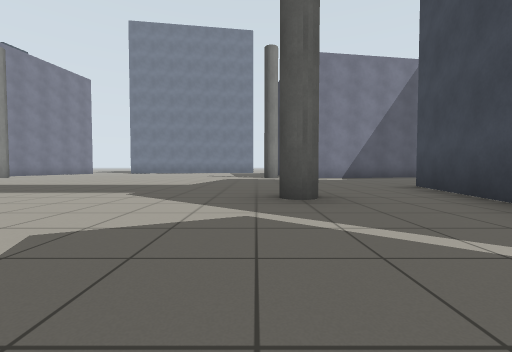
View 1 (above)

21 first-person views from a walk through a world built for the Gazebo simulator. The camera is 0.72 m above the floor, tilts 2° down and sees 90° across. The floor is counted in squares, 2 m on a side. Each view is taken from the middle of a square. On the plan, view 1 faces up. The plan holds only what a view shows up to about 9 squares ahead; the rest is blank. Robots are left out.

View 2
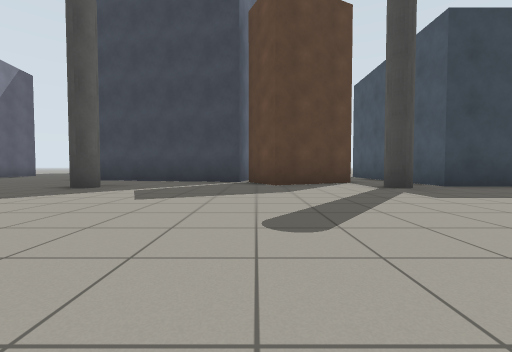

View 3
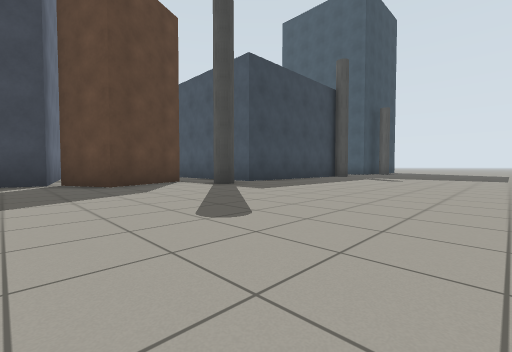

View 4
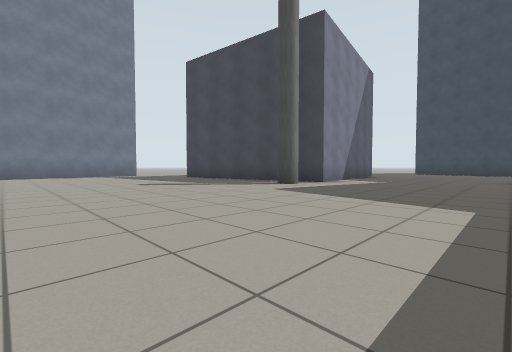

View 5
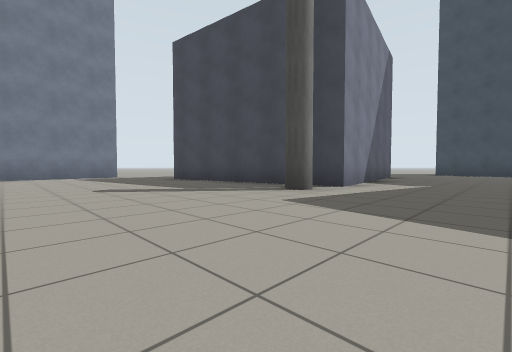

View 6
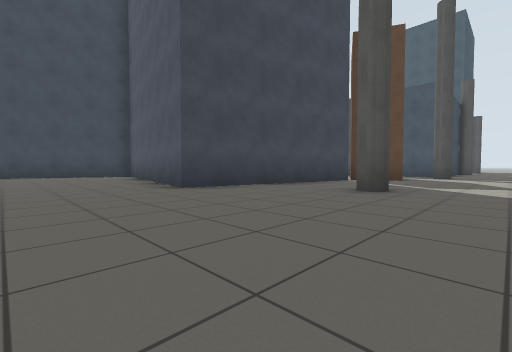

View 7
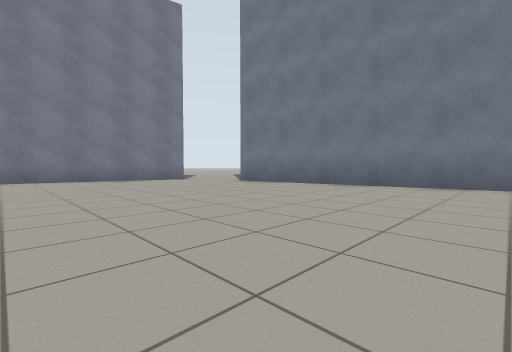

View 8
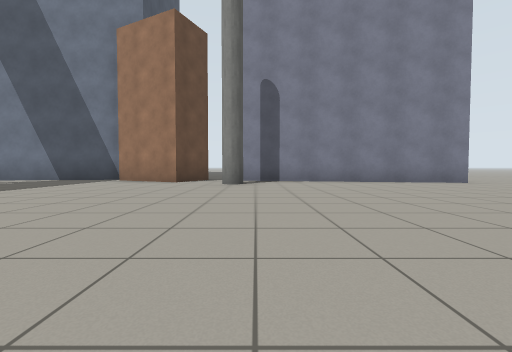

View 9
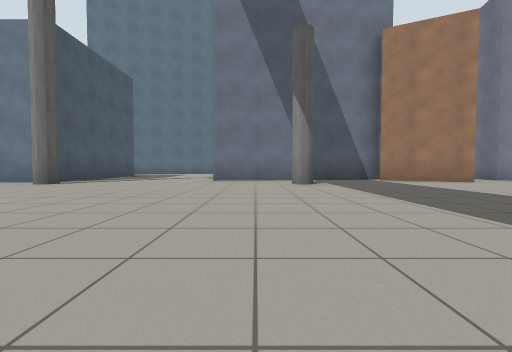

View 10
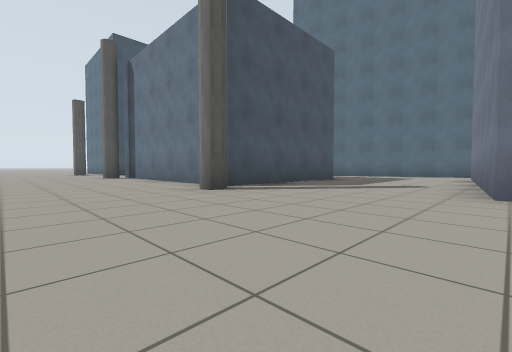

View 11
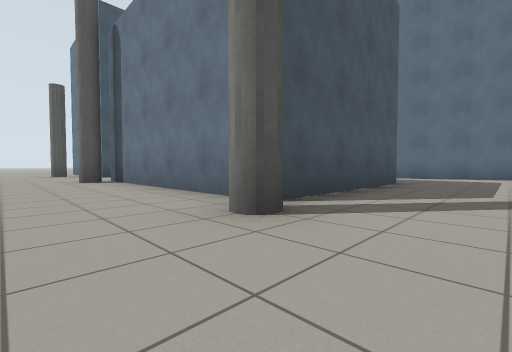

View 12
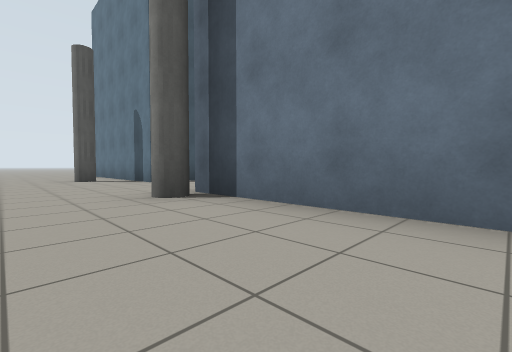

View 13
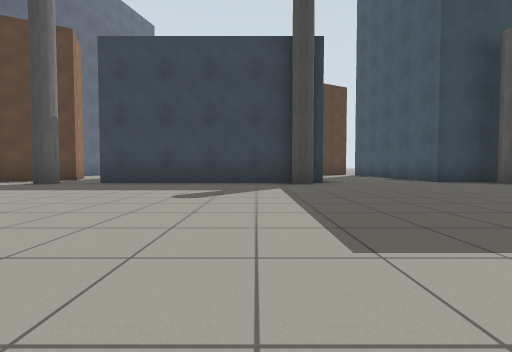

View 14
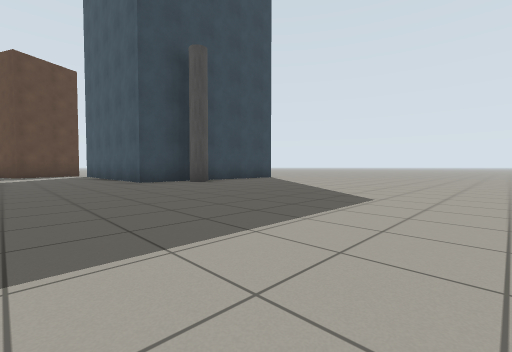

View 15
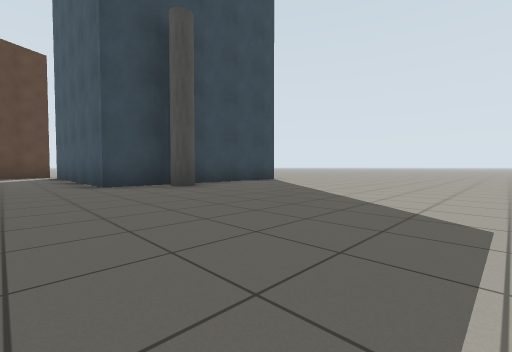

View 16
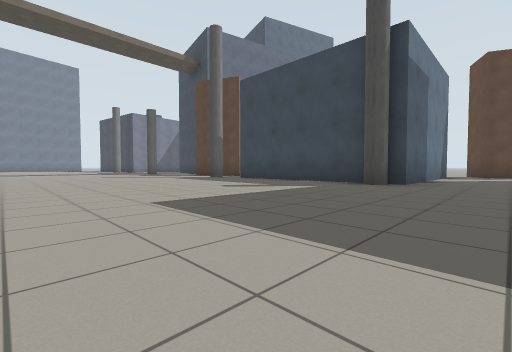

View 17
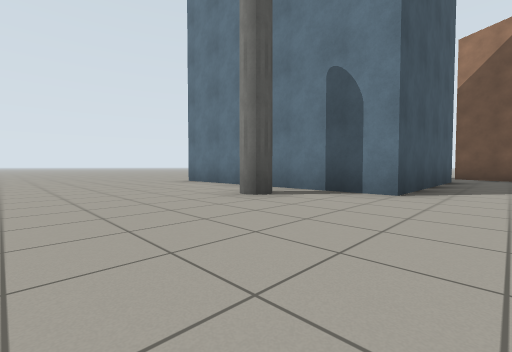

View 18
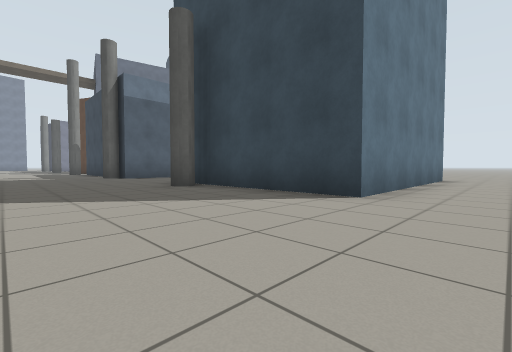

View 19
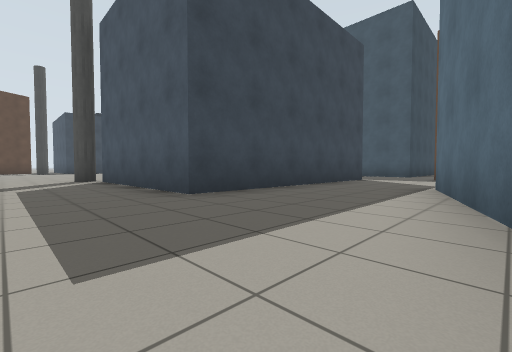

View 20
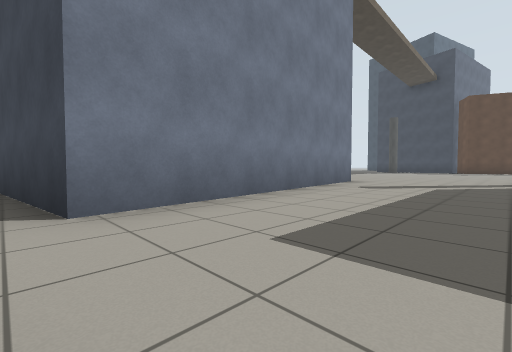

View 21
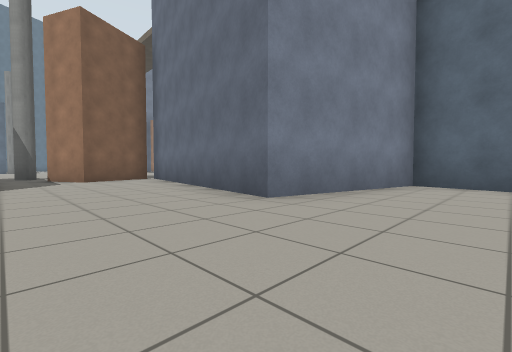

### Floor plan
Key: @ floor where view 1 was taken; . floor; P pillar; B building; R brown box.
Columns run from 17 left of view 1 to 10 right of it. Each row starts with its distance up from view 1.
 16       ...      BB
 15        ...BBBBB....
 14         ...........
 13         B.........B
 12         B.........B
 11        B..........B
 10        B..........B
  9       BBPP.......PPBBBBB.
  8       ..PP.......PP.......
  7        RR..................B
  6       RR...................B
  5      BB....................B
  4        B............BBBBB.B
  3  B     BP........P..B    BB
  2  B     B............B    B.B
  1  .BBBBBB...........B     B..
  0 B................@.RBBBBBB..
 -1 B.................RRR.......
 -2 B................PPR........
 -3  B..BBBBP........PP.........
 -4  B..B   B.........BBBBB
 -5  B..B   B.........B
 -6  B..B   B.........B
 -7   ..B   B.........B
 -8   ..B   P.........PBBBB
 -9   R..   ................R
-10  RR....................RR
-11  R..BBBB................R
-12     B  BPP........PBBBBB
-13        BPP........P
-14        B..........B
-15        B..........BBBBBB
-16        B....................
-17        .....................

Where each view was taken, in squares from view 1:
view 1: 0 up, 0 right, facing up
view 2: 0 up, 4 left, facing right
view 3: 1 up, 4 left, facing down-right
view 4: 5 up, 4 left, facing up-right
view 5: 6 up, 3 left, facing up-right
view 6: 7 up, 1 left, facing down-right
view 7: 10 up, 2 left, facing up-left
view 8: 9 up, 3 left, facing left
view 9: 2 up, 3 left, facing left
view 10: 1 up, 6 left, facing down-left
view 11: 1 down, 7 left, facing down-left
view 12: 5 down, 7 left, facing down-left
view 13: 7 down, 5 left, facing right
view 14: 9 down, 5 left, facing down-right
view 15: 10 down, 4 left, facing down-right
view 16: 10 down, 5 left, facing up-right
view 17: 10 down, 6 left, facing down-left
view 18: 17 down, 2 left, facing up-right
view 19: 1 down, 16 left, facing down-right
view 20: 2 down, 16 left, facing up-right
view 21: 3 down, 10 right, facing up-left
